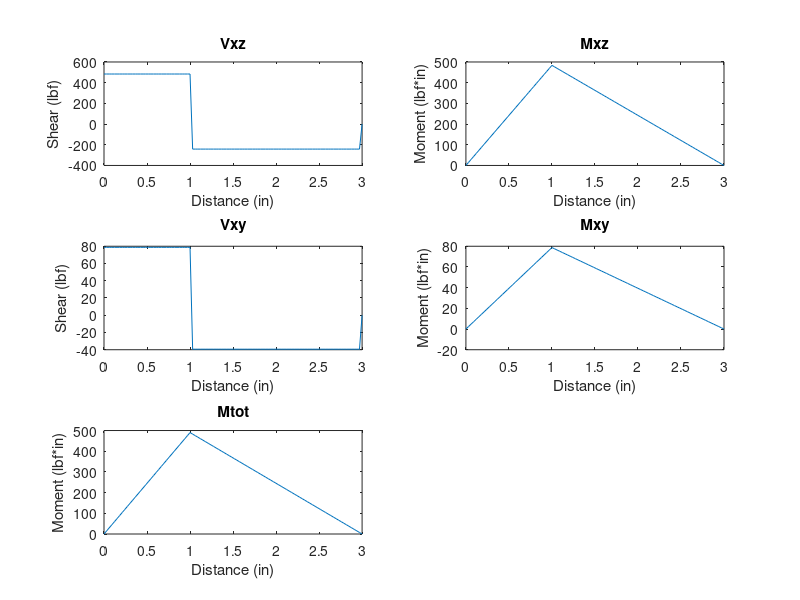

MATLAB code for this plot:
%Clearing Command Window 
clc;
clear all;

%Computed Variables From Gear Code 
WBt=725.6; %Gear Forces, bevel and helical
WBr=118.1; 

dB=1.5; %Gear pitch diameters

%Shaft distances between points of interest
L1=1; 
L2=3;  
Lf=0.5; %distance to critical location 

%***********************************************
%Reaction Forces
RBy=(WBr*L1)/L2; %Sum of moments = 0
RBz=(WBt*L1)/L2;
RAy= WBr-RBy; %Sum of forces = 0
RAz=WBt-RBz; 
Tm= WBt*(dB/2); %Torque on shaft 

%***********************************************
%Shear and Moment Diagrams
subplot(3,2,1)
x = linspace(0,L2); %Shear in x-z plane
Vxz = RAz*(x>=0)-WBt*(x>L1)+RBz*(x>=L2);
plot(x,Vxz)
xlabel ('Distance (in)');
ylabel ('Shear (lbf)');
title('Vxz')

subplot(3,2,2) %Moment in x-z plane 
Mxz = RAz*x-WBt*(x-L1).*(x>L1);
plot(x,Mxz)
xlabel ('Distance (in)');
ylabel ('Moment (lbf*in)');
title('Mxz')

subplot(3,2,3) %Shear in x-y plane
Vxy = RAy*(x>=0)-WBr*(x>L1)+RBy*(x>=L2);
plot(x,Vxy)
xlabel ('Distance (in)');
ylabel ('Shear (lbf)');
title('Vxy')

subplot(3,2,4) %Moment in x-y plane
Mxy = RAy*x-WBr*(x-L1).*(x>L1);
plot(x,Mxy)
xlabel ('Distance (in)');
ylabel ('Moment (lbf*in)');
title('Mxy')

subplot(3,2,5)
Mtot = sqrt((Mxy.^2)+(Mxz.^2));
plot(x,Mtot)
xlabel ('Distance (in)');
ylabel ('Moment (lbf*in)');
title('Mtot')

%***********************************************
%Stress Concentration at Shoulder
MaXZ= -RAz*L1+(WBt-RAz)*(Lf-L1);
MaXY= RAy*L1+(-WBr+RAy)*(Lf-L1);

Ma = sqrt((MaXZ)^2+(MaXY)^2); 
Ta=0;
Mm=0;

%***********************************************
%Notch Sensitivity 
kt=1.7; %Well-rounded shoulder fillet (r/d = 0.1), Table 7-1  
kts=1.5;
kf=1.7; %Assume Kf = Kt and Kfs = Kts for conservative trial
kfs=1.5;

%***********************************************
%Material = 1020 CD Steel 
Sut=68; %kpsi
%Sy=0; 
SeP=Sut/2; %Eq 6-8 

n=1.5; %target safety factor

%***********************************************
%Surface Factor
a=2.7; %Machined
b=-0.265; 
ka = a*(Sut)^b; %Eq 6-19

%***********************************************
%Assumptions until diameter is found
kb=0.9; 
kc=1;
kd=1;
ke=1;

se = SeP*ka*kb; %Endurance limit, Eq 6-18

%***********************************************
%Use DE-Goodman for trial diameter
A = sqrt(4*(kf*Ma)^2+3*(kfs*Ta)^2);
B = sqrt(4*(kf*Mm)^2+3*(kfs*Tm)^2);

d= ((16*n/pi)*(A/(se*10^3)+B/(Sut*10^3)))^(1/3);

%***********************************************
%New Dimensions
dnew = 1; %Greater than trial diameter
dr = 1.5; %D/d ratio
D=dnew*dr;

fr = 0.1; %r/d ratio
r = dnew*fr;

%***********************************************
%Corrected Marin Factors
Kt = 1.7; %Fig A-15-9
q=0.77; %Fig 6-20
Kf = 1 + q*(Kt-1);

Kts = 1.42; %Fig A-15-8
qs = 0.78; %Fig 6-21
Kfs = 1 + qs*(Kts-1);

Kb = 0.879*(dnew)^-0.107; %Size Factor, Eq 6-20

Se = SeP*ka*Kb; %Endurance limit, Eq 6-18

%***********************************************
%Shaft Stresses
SigmaA = 32*Kf*Ma/(pi * dnew^3); %Eq 7-5
SigmaM = sqrt(3)*16*Kfs*Tm/(pi * dnew^3); %Eq 7-6

nf = (SigmaA/(Se*10^3) + SigmaM/(Sut*10^3))^-1; 

%***********************************************
fprintf('The minimum diameter at the critical location is: (inches) %s\n', d') 
fprintf(1, '\n');
fprintf('The selected diameter for D1 and D3 is: (inches) %s\n', dnew') 
fprintf('The selected diameter for D2 is: (inches) %s\n', D')
fprintf(1, '\n');
fprintf('The alternating stress is: (psi) %s\n', SigmaA')
fprintf('The midrange stress is: (psi) %s\n', SigmaM')
fprintf('With a safety factor of: %s\n', nf')
